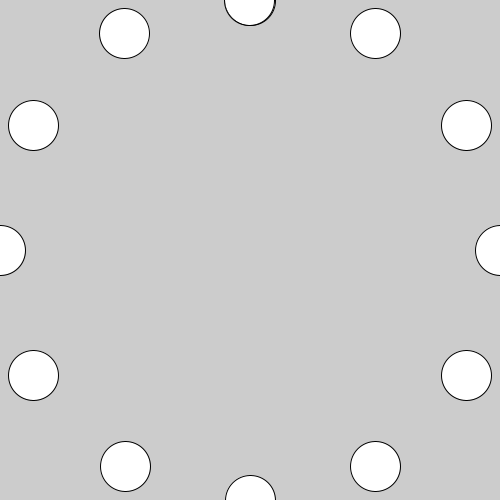
Frame 1 (no input)
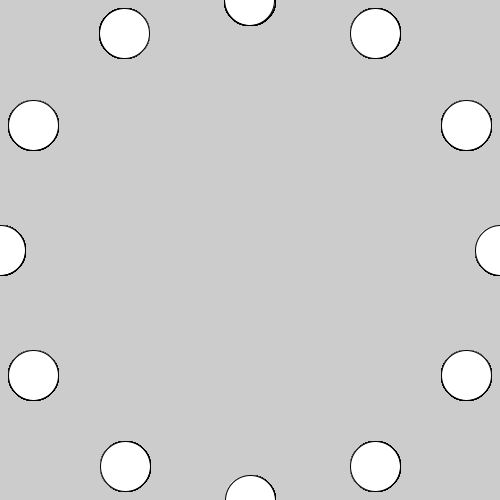
Frame 60 (the mouse pressed at the canvas centre just before this capture)
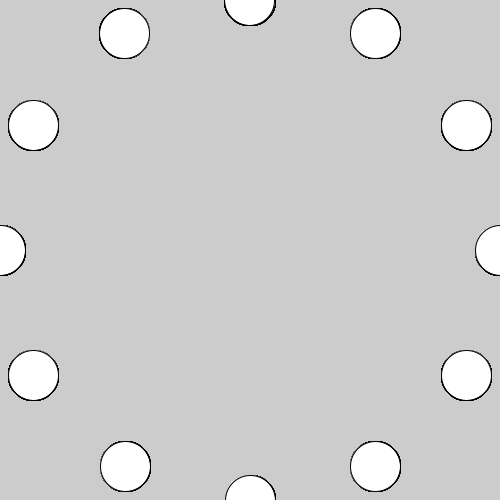
Frame 120 (the mouse held since frame 60 and released just before this capture)

The Processing sketch that drew these frames (run headless with seeded random() and noise(); from frame 60 on, the mouse is pressed at the canvas centre):

// Processing sketch: circleforloop
// ── circleforloop.pde
void setup()
{
  size(500, 500);
  centX = width * 0.5f;
  centY = height * 0.5f;
}

float centX, centY;
void draw()
{
  /*
  line(30, 20, 30, 100);
  line(40, 20, 40, 100);
  line(50, 20, 50, 100);
  line(60, 20, 60, 100);
  */ 
  
  float r = 255;
  float thetaInc = TWO_PI / 12.0f;
  float radius = width / 2;
  for (float theta = 0 ; theta <= TWO_PI ; theta += thetaInc)
  {
    float x = centX + sin(theta) * radius;
    float y = centY - cos(theta) * radius;
    ellipse(x, y, 50, 50);
  }
  
}
